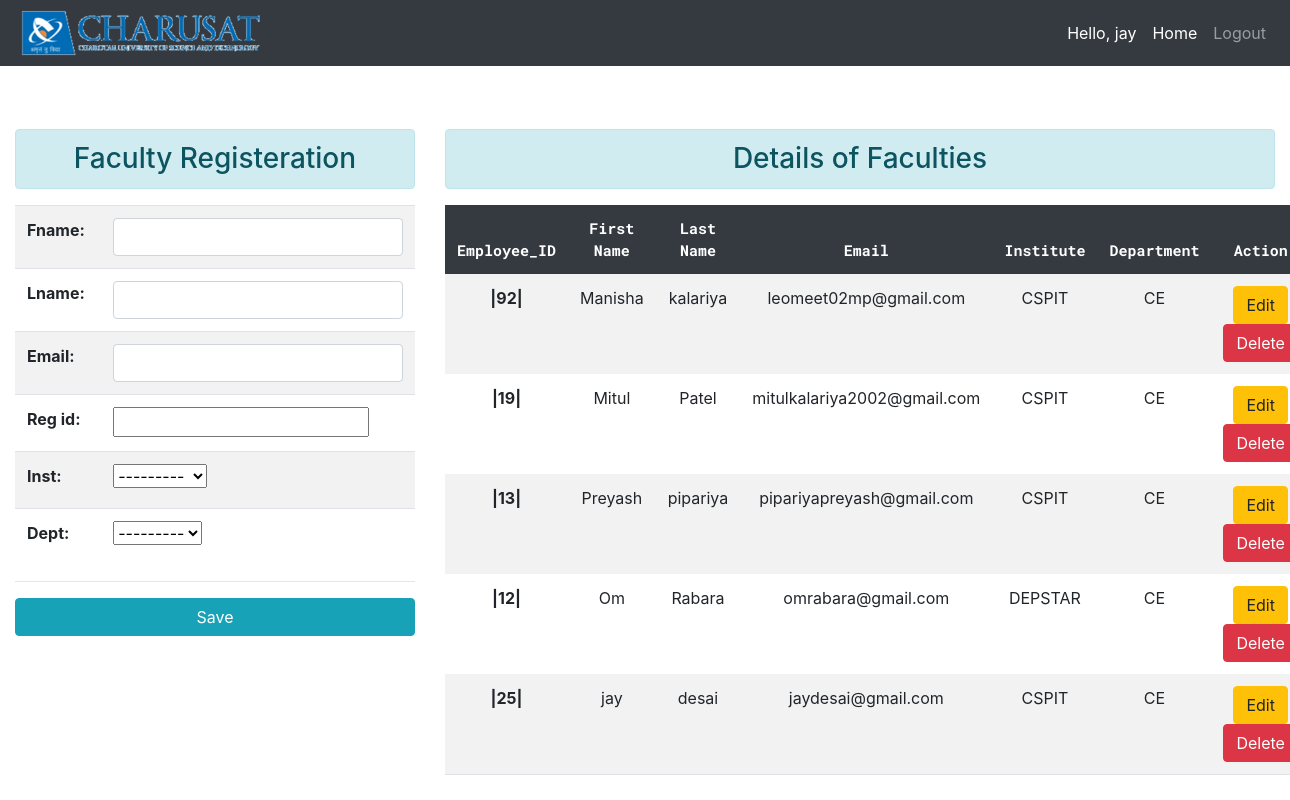
Page /admin_page (signed in) on the committed database.
### attendance_system/models.py (models this page shows, shortened)
class Person(models.Model):
    fname=models.CharField(max_length=20,null=True)
    lname=models.CharField(max_length=20,null=True)
    email=models.EmailField(max_length=50,null=True)
    password=models.CharField(max_length=100,blank=True,null=True)
    reg_id=models.IntegerField(blank=True,null=True)
    inst = models.ForeignKey(Country, on_delete=models.SET_NULL,blank=True, null=True)
    dept = models.ForeignKey(City, on_delete=models.SET_NULL,blank=True, null=True)
    is_pass_change=models.BooleanField(blank=True,null=True,default=True)

class Country(models.Model):
    name = models.CharField(max_length=30)
    def __str__(self):
        return self.name

class City(models.Model):
    inst = models.ForeignKey(Country, on_delete=models.CASCADE)
    name = models.CharField(max_length=30)
    def __str__(self):
        return self.name

### attendance_system/views.py (the view)
# urls.py: path('admin_page',views.admin_page,name="admin_page"),
def admin_page(request,id=None):
    msg=None
    username=str(request.session['fetch_username'])
    form=FacultyRegisteration()
    details=Person.objects.all()
    return render(request,'admin_login.html',{'form':form, 'id':0, 'details':details,'username':username})

### attendance_system/forms.py
class FacultyRegisteration(forms.ModelForm):
    class Meta:
        model=Person
        fields='__all__'
        widgets= {
            'fname':forms.TextInput(attrs={'class':'form-control'}),
            'lname':forms.TextInput(attrs={'class':'form-control'}),
            'email':forms.EmailInput(attrs={'class':'form-control'}),
        }
    def __init__(self, *args, **kwargs):
        super().__init__(*args, **kwargs)
        self.fields['password'].widget=forms.HiddenInput()
        self.fields['is_pass_change'].widget=forms.HiddenInput()

### attendance_system/templates/admin_login.html (shortened to what this page needs)
{% load static %}
<!DOCTYPE html>
<html>
<head>
	<link rel="stylesheet" href="https://stackpath.bootstrapcdn.com/bootstrap/4.3.1/css/bootstrap.min.css">
</head>
<body>
	<nav class="navbar navbar-expand-lg navbar-dark fixed-top bg-dark">
		<img src="{% static 'images/logo.png' %}" height="50px" width="250px">
		 <div class="collapse navbar-collapse" id="navbarNav">
		   <ul class="navbar-nav ml-auto">
			 <li class="nav-item active">
        <span class="nav-link">Hello, {{request.session.fetch_username}}</span>
			 </li>
			 <li class="nav-item active">
			   <a href="{% url 'admin_home' %}" class="nav-link">Home</a>
			 </li>
			 <li class="nav-item">
			   <a class="nav-link" href="{% url 'logout' %}">Logout</a>
			 </li>
		   </ul>
		 </div>
	   </nav>
	<div class="container-fluid">
        <div class="row">
            <div class="col-md-4">
                <h3 class="text-center alert alert-info">Faculty Registeration </h3>
                {% if id is 0 %}
                <form method="post" id="personForm" action="{% url 'faculty_add' 0 %}" data-cities-url="{% url 'ajax_load_cities' %}" novalidate>
                {% else %}
                <form method="post" id="personForm" action="{% url 'faculty_add' id %}" data-cities-url="{% url 'ajax_load_cities' %}" novalidate>
                        <input type="hidden" value="{{id}}" name="id">
                        <input type="hidden" value="0" name="faculty_page">
                        <input type="hidden" name="fetch_username" value="{{username}}">
                {% endif %}
                    <table class="table table-striped">
                        {{ form }}
                    </table>
                    <hr/>
                        <input type="submit" class="btn btn-info col-md-12" value="Save">
                  </form>
            </div>
            <div class="col-md-8">
                <h3 class="text-center alert alert-info">Details of Faculties</h3>
                {% if details %}
                <table class="td table  table-borderless table-striped table-hover table border-bottom">
                    <thead  class="table-dark">
                      <tr>
                        <th>Employee_ID</th>
                        <th>First Name</th>
                        <th>Last Name</th>
                        <th>Email</th>
                        <th>Institute</th>
                        <th>Department</th>
                        <th>Action</th>
                      </tr>
                    </thead>
                    <tbody>
                      {% for person in details reversed %}
                        <tr>
                          <td style="font-weight: bold;">|{{ person.reg_id }}|</td>
                          <td>{{ person.fname }}</td>
                          <td>{{ person.lname }}</td>
                          <td>{{ person.email }}</td>
                          <td>{{ person.inst.name }}</td>
                          <td>{{ person.dept.name }}</td>
                          <td>
                            <form action="{% url 'faculty_edit' person.id %}" method="POST" class="d-inline">
                            <input type="submit" class="btn btn-warning" value="Edit">
                          </form>
                              <form action="{% url 'faculty_delete' person.id %}" method="POST" class="d-inline">
                              <input type="submit" class="btn btn-danger" value="Delete">
                            </form>
                          </td>
                        </tr>
                      {% endfor %}
                    </tbody>
                  </table>
                  {% endif %}
            </div>
        </div>
    </div>
</body>
</html>

### attendance_system/templates/admin_login.html (style rules this page uses)
.td { text-align: center; }
thead { text-align:center; font-size: 15px; font-family: 'Roboto Mono', monospace; }
.col-md-4, .col-md-8 { margin-top: 10%; }

### rows in the picture
Person: session.fetch_username "jay", reg_id "25", fname "jay", lname "desai", email "jaydesai@gmail.com", inst.name "CSPIT", dept.name "CE"
Person: reg_id "92", fname "Manisha", lname "kalariya", email "leomeet02mp@gmail.com", inst.name "CSPIT", dept.name "CE"
Person: reg_id "19", fname "Mitul", lname "Patel", email "mitulkalariya2002@gmail.com", inst.name "CSPIT", dept.name "CE"
Person: reg_id "13", fname "Preyash", lname "pipariya", email "pipariyapreyash@gmail.com", inst.name "CSPIT", dept.name "CE"
Person: reg_id "12", fname "Om", lname "Rabara", email "omrabara@gmail.com", inst.name "DEPSTAR", dept.name "CE"
